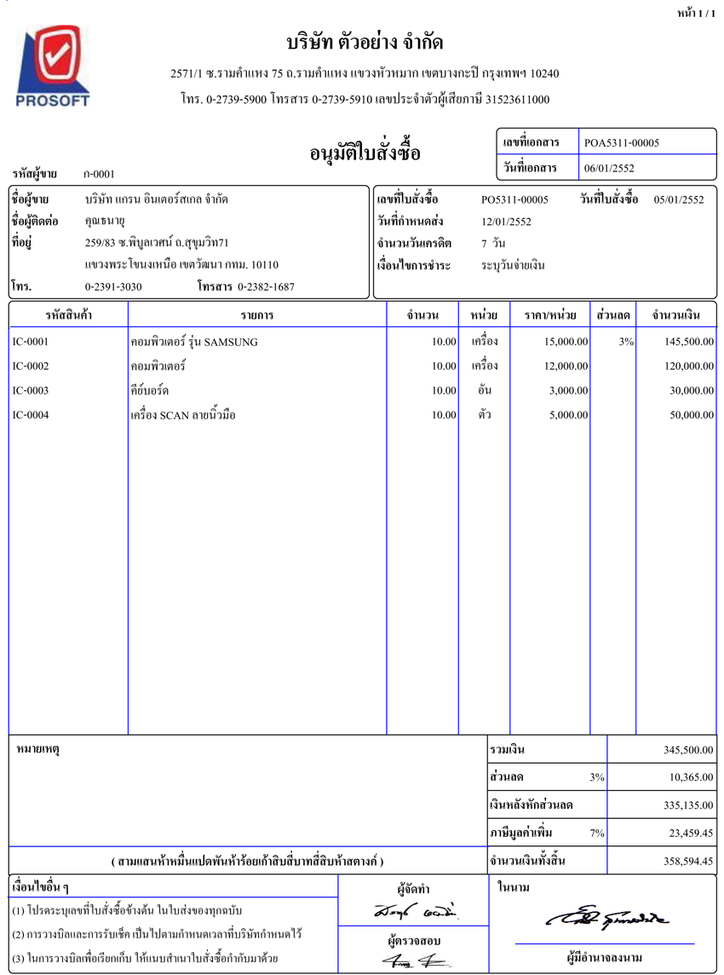
#> input picture src/2.png, 724 x 975 px, shrunk from 850 x 1144 before the run
$ python -i ImageOCR.py   (imports and definitions only)
#> lines starting #> are read from the running program, lines starting #| are printed output that depends on the picture; after the words box and inside, x2 and y2 are one past the last pixel; in counts of white or black regions, pixels touching at a corner belong together
import difflib
import os

import pytesseract
from PIL import Image, ImageEnhance, ImageFilter
import cv2

import codecs

#  find Tesseract-OCR path
# [6 lines not run here, left out]

def preprocess(im):
    im = im.filter(ImageFilter.MedianFilter())
    enhancer = ImageEnhance.Contrast(im)
    im = enhancer.enhance(1)
    # im = im.convert('1')
    # im.save('temp.jpg')
    return im


def image_to_string(image, lang='eng'):
    return pytesseract.image_to_string(image, lang)

def createGrayScaleImage(path, outPath, preprocess="thresh"):
    # load the example image and convert it to grayscale
#> called with path = '2.png', outPath = 'out.png', preprocess = 'thresh'
    image = cv2.imread(path)
#> image is the input picture: shape (975, 724, 3); mean B, G, R 245.5, 243.1, 243.5
    gray = cv2.cvtColor(image, cv2.COLOR_BGR2GRAY)
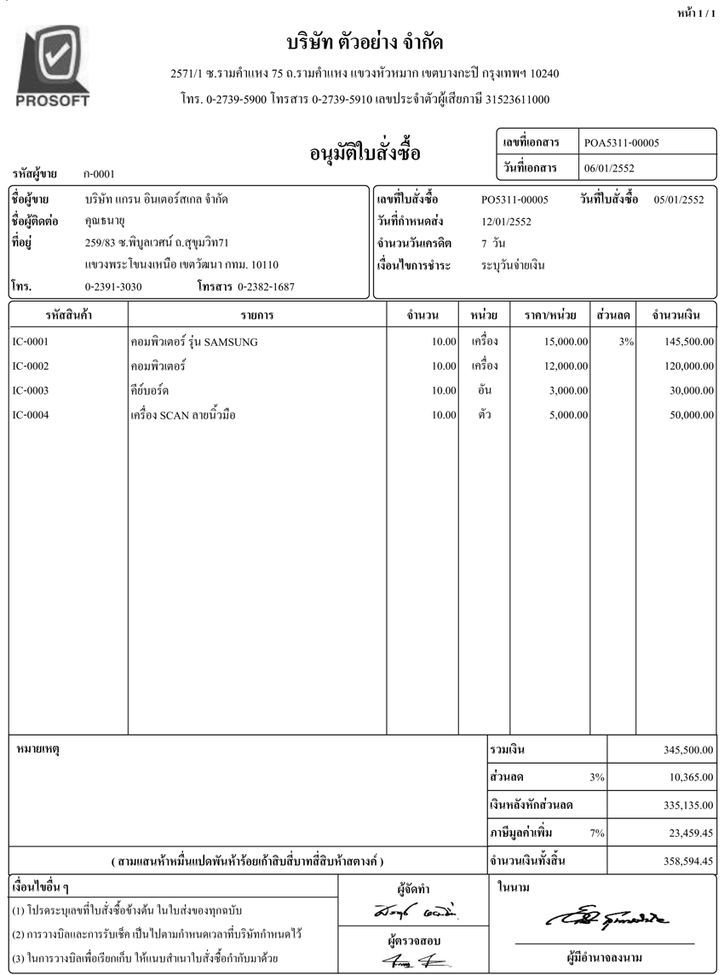
#> gray: shape (975, 724); min 0, max 255, mean 243.5

    # check to see if we should apply thresholding to preprocess the
    # image
    if preprocess == "thresh":
        gray = cv2.threshold(gray, 0, 255,
                             cv2.THRESH_BINARY | cv2.THRESH_OTSU)[1]
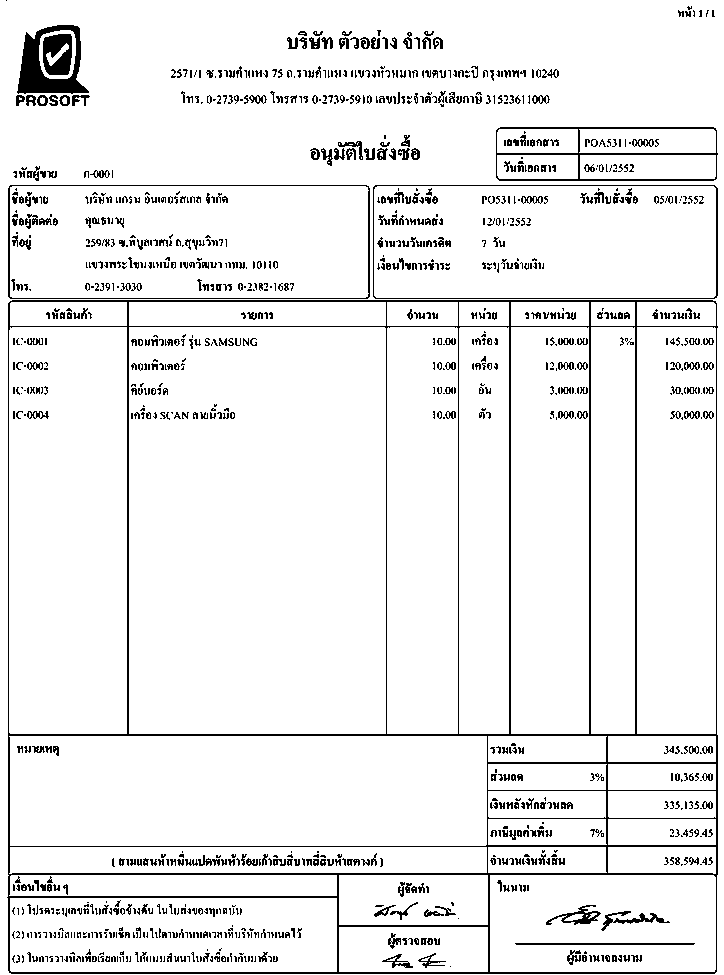
#> gray: shape (975, 724); 93.2% white; black in thin lines or dots

    # make a check to see if median blurring should be done to remove
    # noise
    elif preprocess == "blur":
        gray = cv2.medianBlur(gray, 3)

    # write the grayscale image to disk as a temporary file so we can
    # apply OCR to it
    cv2.imwrite(outPath, gray)

# [17 lines not run here, left out]

>>> result = createGrayScaleImage('2.png', 'out.png')
